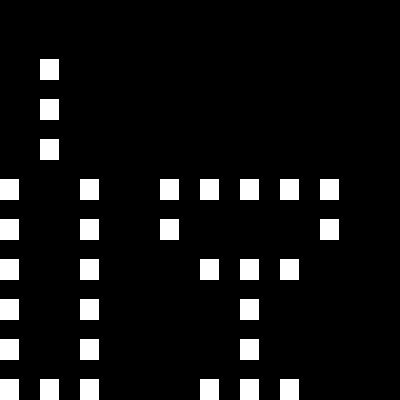

A level layout from a 2D game, rendered from its tile map. Below: a short description, then the map file with tile-grid data replaced by summaries:
An orthogonal 10x10 tile map with 40x40 px tiles, 1 tile layer (Layer 1).

<map version="1.0" orientation="orthogonal" width="10" height="10" tilewidth="40" tileheight="40">
 <tileset firstgid="1" name="texture" tilewidth="40" tileheight="40" spacing="4" margin="4">
  <image source="texture.png" />
 </tileset>
 <layer name="Layer 1" width="10" height="10">
  <data>[100 cells, 31 non-empty, 1 distinct tile ids]</data>
 </layer>
</map>
